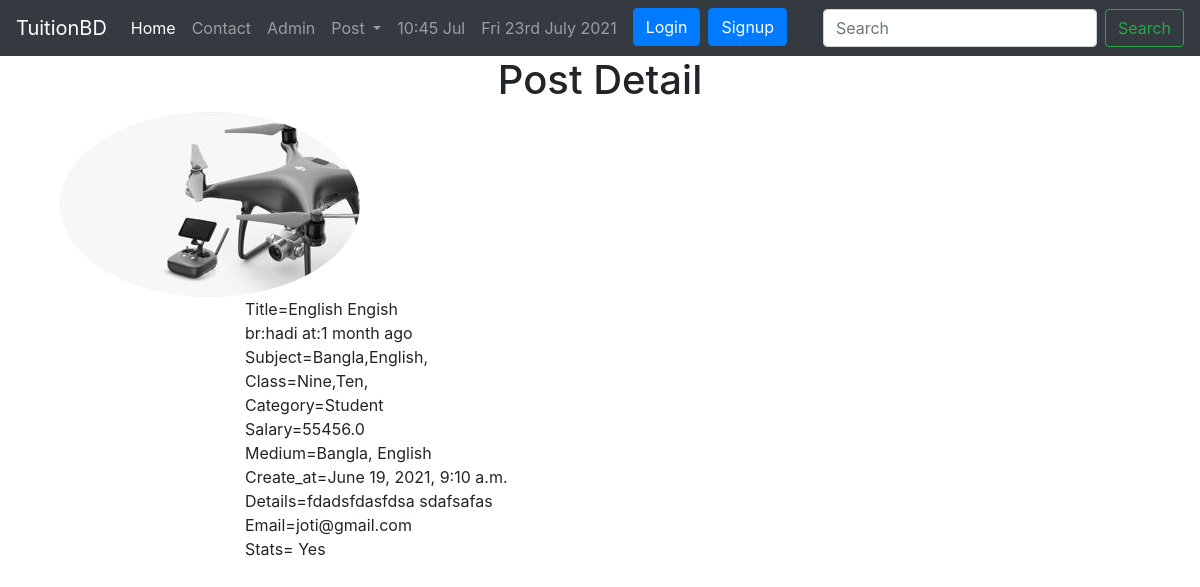
/tuition/postdetail/18/, run on an earlier commit of the app's database.
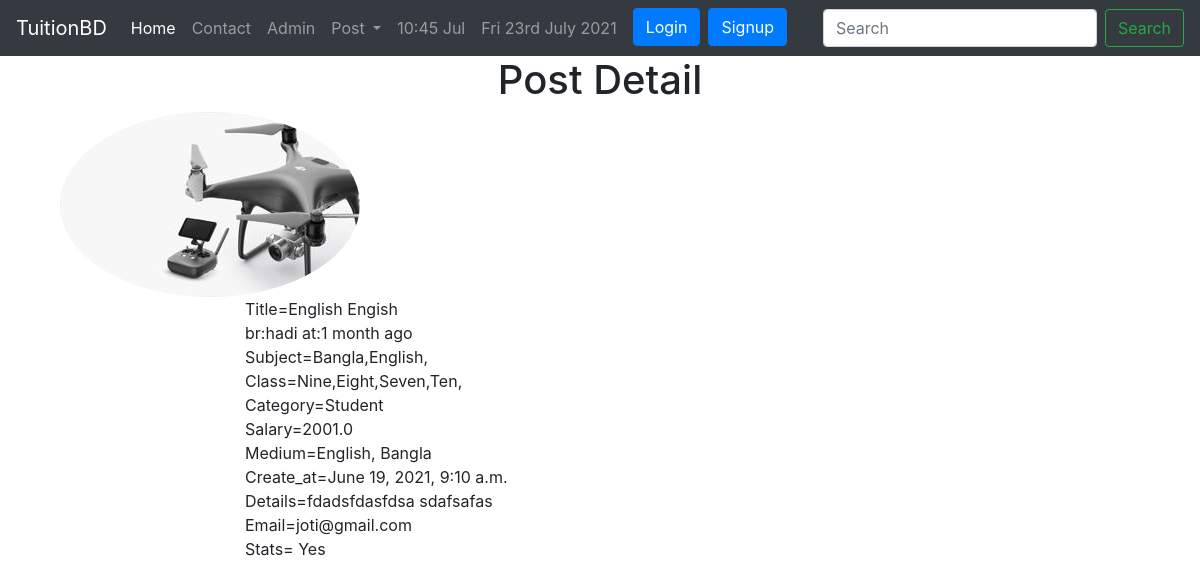
And on a later commit of the database.
### tuition/models.py (models this page shows, shortened)
class Post(models.Model):
    CATEGORY={
        ('Teacher','Teacher'),
        ('Student','Student'),
    }
    MEDIUM={
        ('Bangla','Bangla'),
        ('English','English'),
        ('Korea','Korea'),
        ('Japanis','Japanis'),
        ('China','China'),
    }
    user=models.ForeignKey(User,on_delete=models.CASCADE,blank=True,null=True)
    id= models.AutoField(primary_key=True)
    title=models.CharField(max_length=100)
    slug=models.CharField(max_length=100, default=title)
    email=models.EmailField()
    salary=models.FloatField()
    details=models.TextField()
    stats=models.BooleanField()
    category=models.CharField(max_length=100,choices=CATEGORY)
    created_ad=models.DateTimeField(default=now)
    image=models.ImageField(default='default.jpg',upload_to='tuition/images')
    medium=MultiSelectField(max_length=100,max_choices=5,choices=MEDIUM,default='Bangla')
    subject=models.ManyToManyField(Subject,related_name='subject')
    class_in=models.ManyToManyField(Class_in,related_name='class_in')
    def get_subject_list(self):
        sub=self.subject.all()
        subjects=""
        for s in sub:
            subjects=subjects+ str(s.name)+ ","
        return subjects
    def get_class_list(self):
        sub=self.class_in.all()
        subjects=""
        for s in sub:
            subjects=subjects+ str(s.name)+ ","
        return subjects
    def ProperCase(self):
        return self.title.title()
    def details_short(self):
        details_words=self.details.split(' ')
        if len(details_words)>10:
            return  ' '.join(details_words[:10])+ "....."
        else:
            return self.details

class Subject(models.Model):
    name=models.CharField(max_length=100)

class Class_in(models.Model):
    name=models.CharField(max_length=100)

### tuition/views.py (the view)
# urls.py: path('postdetail/<int:pk>/',PostDetailView.as_view(), name='postdetail'),
class PostDetailView(DetailView):
    model = Post
    template_name = 'tuition/postdetail.html'

### templates/tuition/postdetail.html (shortened to what this page needs)
{% extends 'basc.html' %}
{% block body %}
{% load humanize %}
    <div class="container">
         <h1 class="text-center">Post Detail</h1>
            <div class="col-md-6">
                <img src="{{ object.image.url }}"alt="" style="width:300px; height=300px"  class="rounded-circle">
            </div>
        <div class="col-md-8 offset-md-2">
            Title={{object.ProperCase}}<br>
            br:{{ object.user.username }} at:{{ object.created_ad |naturaltime }}<br>
        Subject={{object.get_subject_list }}<br>
        Class={{object.get_class_list }}<br>
        Category={{object.category}}<br>
        Salary={{object.salary}}<br>
        Medium={{object.medium}}<br>
        Create_at={{object.created_ad}}<br>
        Details={{object.details_short}}<br>
        Email={{object.email}}<br>
        Stats= {% if object.stats %} Yes {% else %} No {% endif %} <br>
        </div>
    </div>
{% endblock %}

### templates/basc.html (shortened to what this page needs)
<!doctype html>
<html lang="en">
  <head>
    <link rel="stylesheet" href="https://maxcdn.bootstrapcdn.com/bootstrap/4.0.0/css/bootstrap.min.css">
  </head>
  <body>
    <nav class="navbar navbar-expand-lg navbar-dark bg-dark">
        <a class="navbar-brand" href="/">TuitionBD</a>
        <div class="collapse navbar-collapse" id="navbarSupportedContent">
          <ul class="navbar-nav mr-auto">
            <li class="nav-item active">
              <a class="nav-link" href="{% url 'homeview' %}">Home <span class="sr-only">(current)</span></a>
            </li>
            <li class="nav-item">
              <a class="nav-link" href="/tuition/contact/">Contact</a>
            </li>
             <li class="nav-item">
              <a class="nav-link" href="/admin/">Admin</a>
            </li>
            <li class="nav-item dropdown">
              <a class="nav-link dropdown-toggle" href="#" id="navbarDropdown" role="button" data-toggle="dropdown" aria-haspopup="true" aria-expanded="false">
                Post
              </a>
            </li>
              <li class="nav-item">
              <a class="nav-link" href="">{% now "h:i M" %}</a>
            </li>
              <li class="nav-item">
              <a class="nav-link" href="">{% now  "D jS F Y" %}</a>
            </li>
              {% if user.is_authenticated %}
                <li class="nav-item dropdown">
              <a class="nav-link dropdown-toggle" href="#" id="navbarDropdown" role="button" data-toggle="dropdown" aria-haspopup="true" aria-expanded="false">
               {{ user.username }}
              </a>
              <div class="dropdown-menu" aria-labelledby="navbarDropdown">
                <a class="dropdown-item" href="/session/ownerprofile/">Profile</a>
                <a class="dropdown-item" href="/session/logout/">Logout</a>
                <a class="dropdown-item" href="/session/password/">Change Password</a>
                <a class="dropdown-item" href="/session/userpro/">Create Profile</a>
              </div>
            </li>
              {% else %}
              <li class="nav-item">
              <a class="btn btn-primary ml-2" href="/session/login/">Login</a>
            </li>
              <li class="nav-item">
              <a class="btn btn-primary ml-2" href="/session/signup/">Signup</a>
            </li>
              {% endif %}
          </ul>
          <form method="post" action="/tutition/search/" class="form-inline my-2 my-lg-0">
            <input class="form-control mr-sm-2" type="search" placeholder="Search" name="search" aria-label="Search">
            <button class="btn btn-outline-success my-2 my-sm-0" type="submit">Search</button>
          </form>
        </div>
      </nav>
    {% block body %}
    {% endblock %}
  </body>
</html>

What changed in the data, as far as the page shows it:
changed Post "English Engish": get_class_list "Nine,Ten," → "Nine,Eight,Seven,Ten,"; salary "55456.0" → "2001.0"; medium "Bangla, English" → "English, Bangla"
